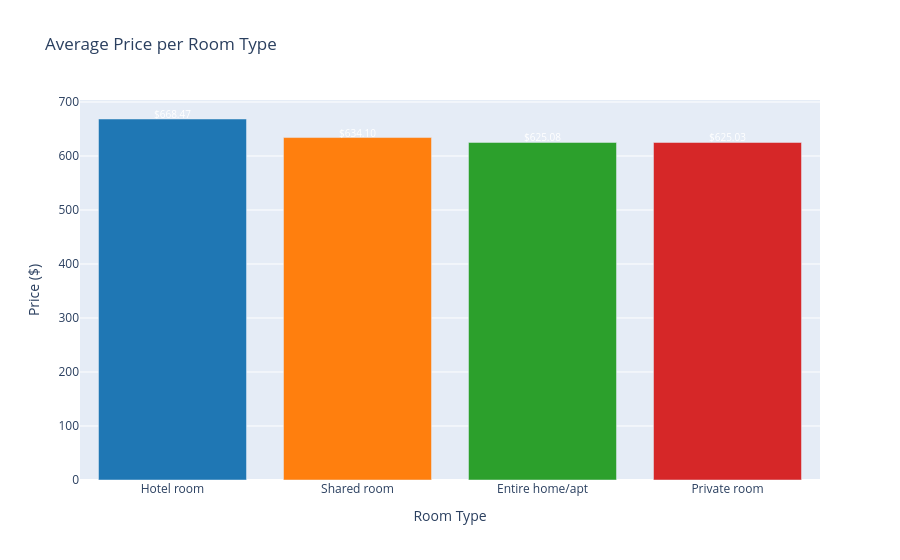

The notebook cell saved with this chart:
### Code cell
import plotly.graph_objects as go

# Define a custom dark color palette
colors = ['#1f77b4', '#ff7f0e', '#2ca02c', '#d62728']

# Calculating the average price per room type
type_price = round(df1.groupby('room type').price.mean(), 2).sort_values(ascending=False)

# Displaying the results
print("Average Price per Room Type:")
print(type_price)
print('\n')

# Create a bar plot
fig = go.Figure(data=[go.Bar(
    x=type_price.index,
    y=type_price.values,
    marker_color=colors,  # Use custom dark color palette
)])

# Update layout
fig.update_layout(
    title='Average Price per Room Type',
    xaxis=dict(title='Room Type'),
    yaxis=dict(title='Price ($)'),
)

# Add data labels
for i, val in enumerate(type_price.values):
    fig.add_annotation(
        x=type_price.index[i],
        y=val,
        text=f"${val:.2f}",
        showarrow=False,
        font=dict(color='white', size=10),
        yshift=5
    )

# Show the plot
fig.show()

### Figure 1 — Plotly figure (JSON) as saved in the notebook; plotly's stock layout.template omitted (floating-point values rounded to 4 significant figures)
{"data": [{"marker": {"color": ["#1f77b4", "#ff7f0e", "#2ca02c", "#d62728"]}, "type": "bar", "x": ["Hotel room", "Shared room", "Entire home/apt", "Private room"], "y": [668.5, 634.1, 625.1, 625.0]}], "layout": {"annotations": [{"font": {"color": "white", "size": 10}, "showarrow": false, "text": "$668.47", "x": "Hotel room", "y": 668.5, "yshift": 5}, {"font": {"color": "white", "size": 10}, "showarrow": false, "text": "$634.10", "x": "Shared room", "y": 634.1, "yshift": 5}, {"font": {"color": "white", "size": 10}, "showarrow": false, "text": "$625.08", "x": "Entire home/apt", "y": 625.1, "yshift": 5}, {"font": {"color": "white", "size": 10}, "showarrow": false, "text": "$625.03", "x": "Private room", "y": 625.0, "yshift": 5}], "title": {"text": "Average Price per Room Type"}, "xaxis": {"title": {"text": "Room Type"}}, "yaxis": {"title": {"text": "Price ($)"}}}}
